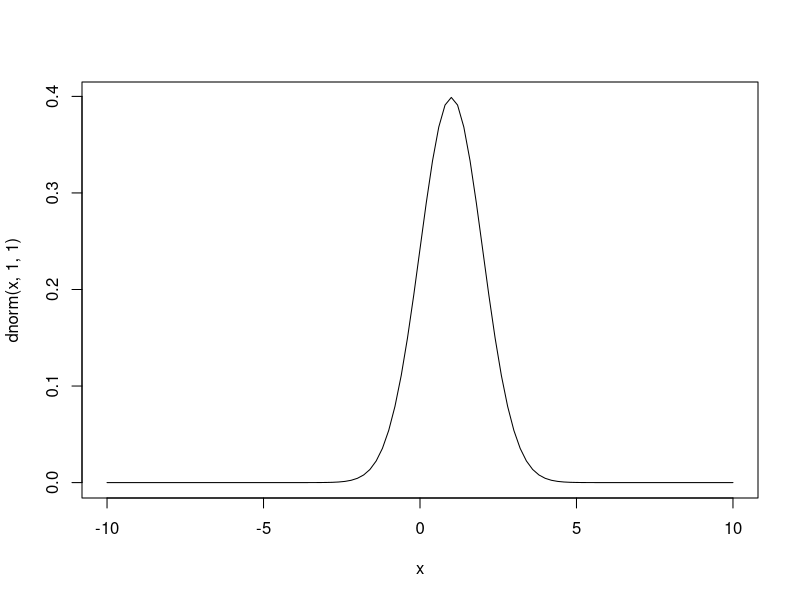
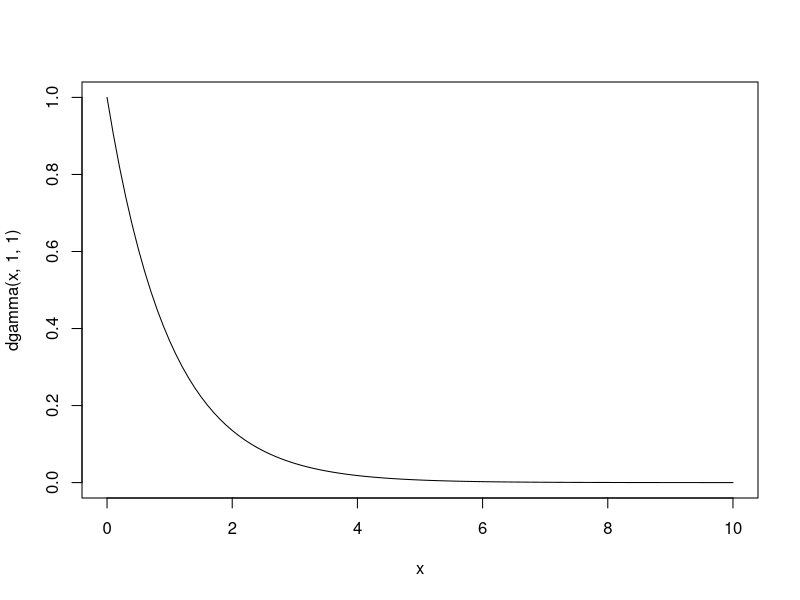
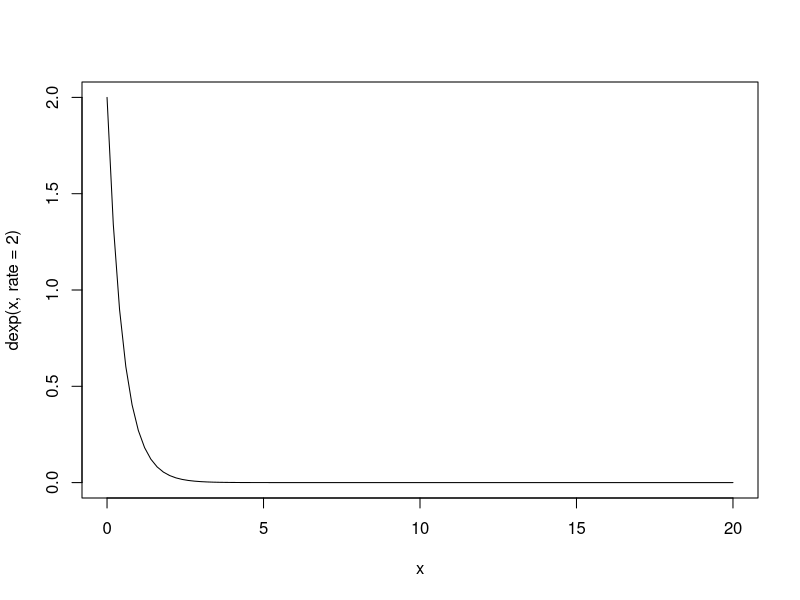
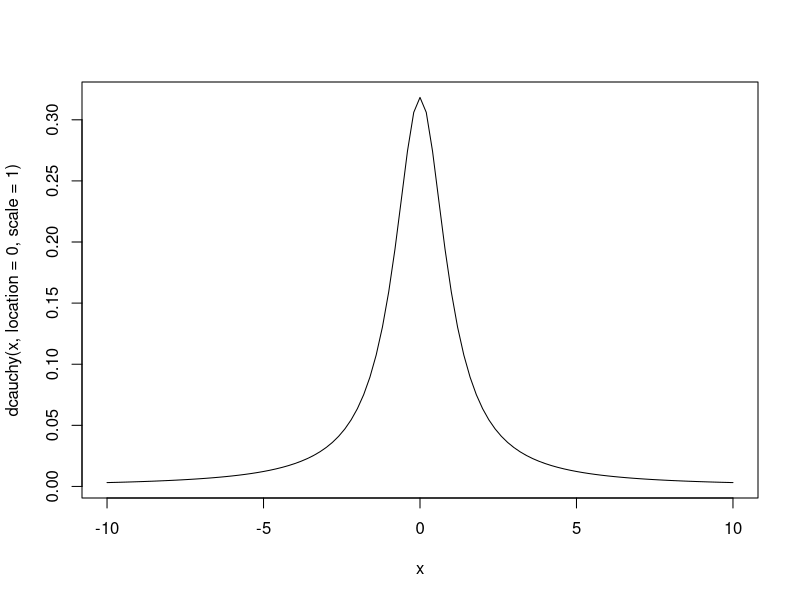
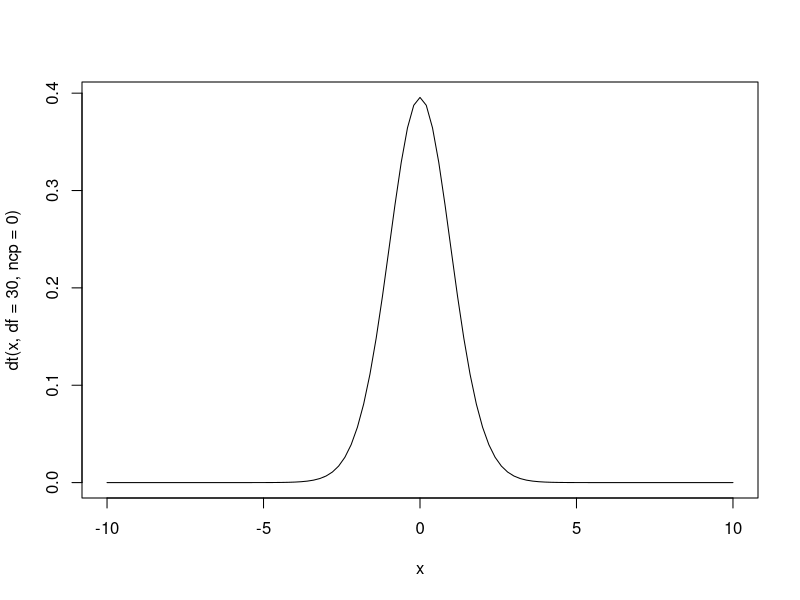
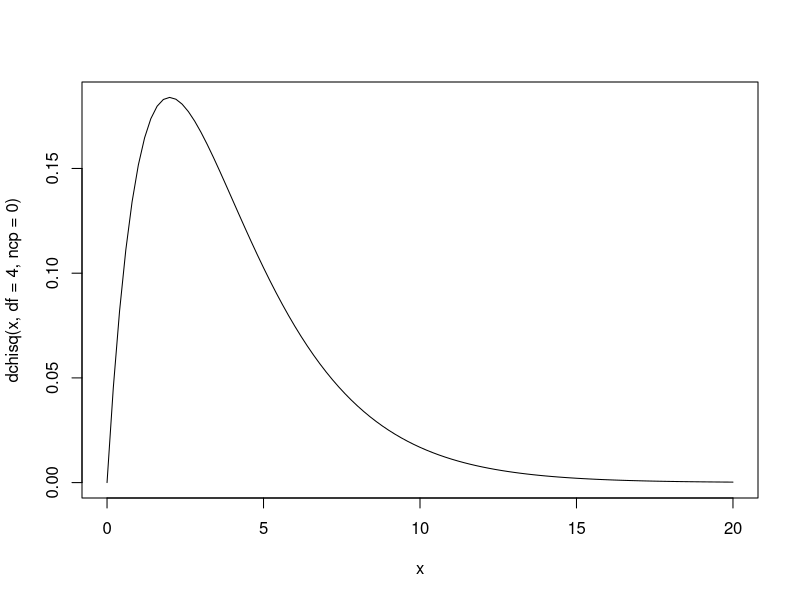
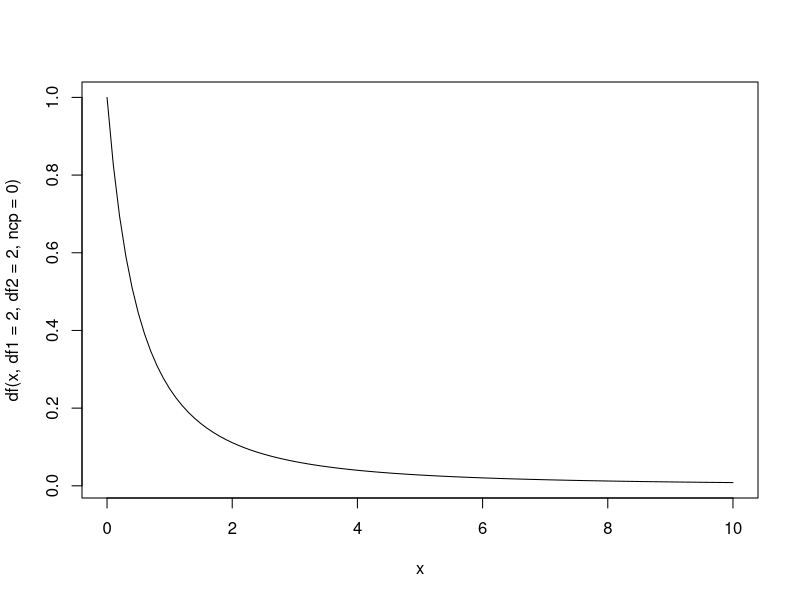
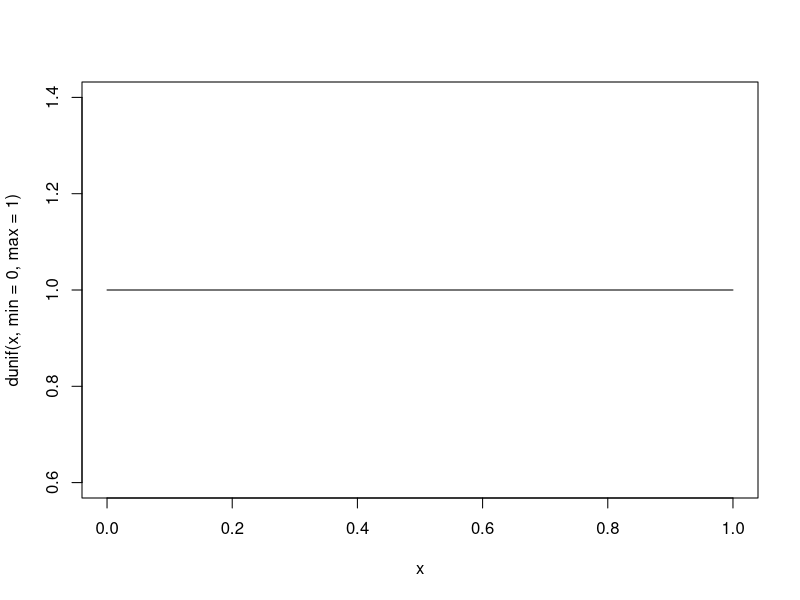

Recreate these plots in R, in order. (Note: this script raises an error after producing the figures.)
curve(dnorm(x,1,1), -10,10)
curve(dgamma(x,1,1), 0, 10)
curve(dexp(x, rate = 2), 0, 20)
curve(dcauchy(x,location = 0, scale = 1), -10, 10)
curve(dt(x, df = 30, ncp = 0), -10, 10)
curve(dchisq(x, df = 4,ncp = 0), 0, 20)
curve(df(x, df1 = 2, df2 = 2, ncp = 0), 0,10)
curve(dunif(x, min = 0, max = 1))
curve(dlogis(x, location = 0, scale = 1), -10, 10)
curve(dlnorm(x, meanlog = 0, sdlog = 1), 0, 10)
curve(dbeta(x, shape1 = 1, shape2 = 0.1, ncp = 0.1), 0, 1)
curve(dpois(x, lambda = 2), 0, 100)
curve(dbinom(x, size = 100, prob = 0.2), 0, 100)


dgamma()